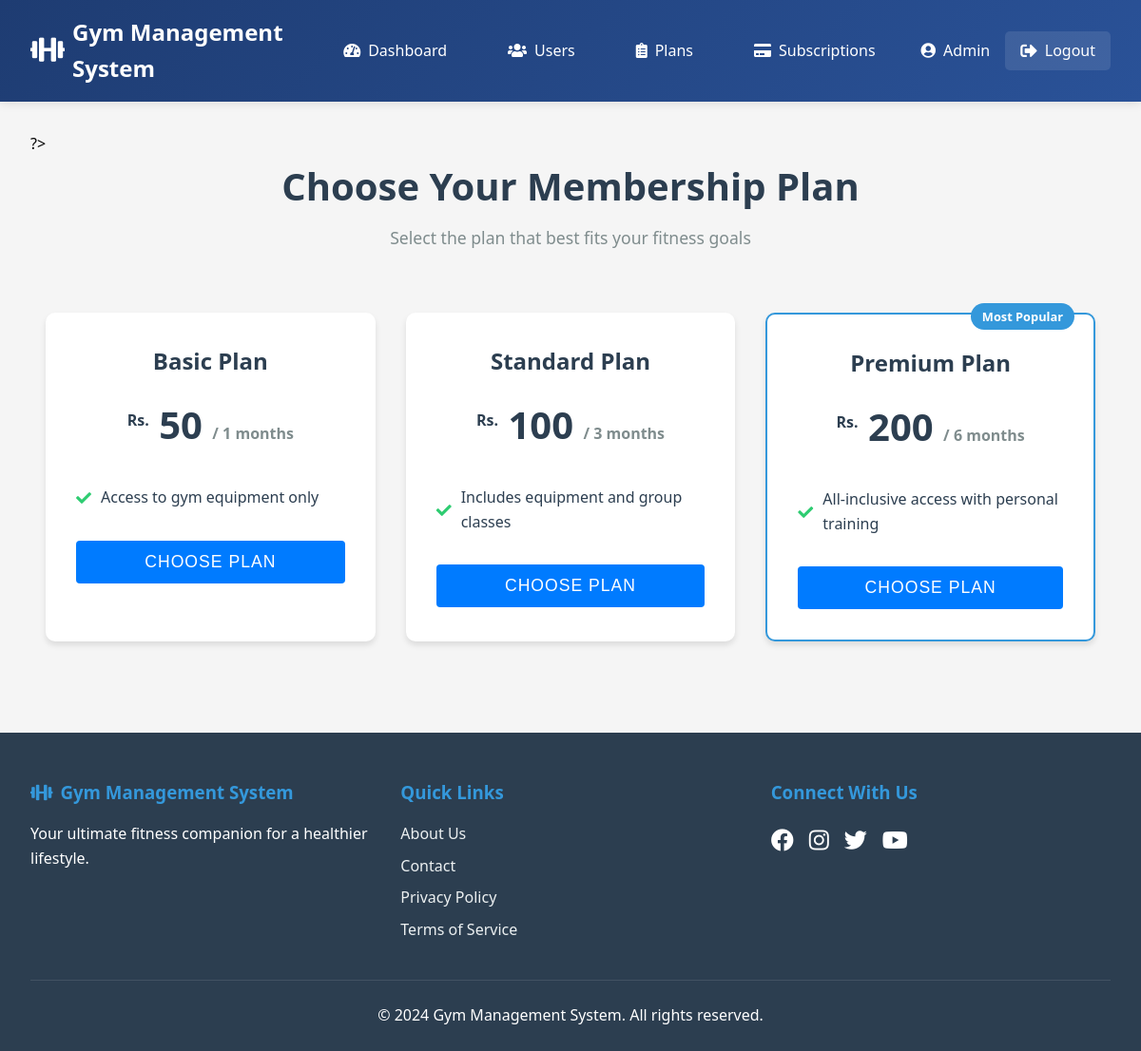
Screenshot of /user/membership.php (signed in) with the database file from the repository.
### tables this page shows
CREATE TABLE gym_plans (
    plan_id INT AUTO_INCREMENT PRIMARY KEY,
    plan_name VARCHAR(100) NOT NULL,
    plan_description TEXT,
    plan_price DECIMAL(10, 2) NOT NULL,
    plan_duration INT NOT NULL  
);

### user/membership.php (the view, shortened to what this page needs)
<?php
require_once '../includes/header.php';
$user_id = $_SESSION['user_id'];
$plans_sql = "SELECT * FROM gym_plans ORDER BY plan_price ASC";
$plans_result = mysqli_query($con, $plans_sql);
$subscription_sql = "SELECT s.*, g.plan_name, g.plan_duration
                    FROM subscriptions s
                    JOIN gym_plans g ON s.plan_id = g.plan_id
                    WHERE s.user_id = ? AND s.payment_status = 'Approved'
                    AND s.subscription_date <= NOW()
                    AND DATE_ADD(s.subscription_date, INTERVAL g.plan_duration MONTH) > NOW()";
$stmt = mysqli_prepare($con, $subscription_sql);
mysqli_stmt_bind_param($stmt, "i", $user_id);
mysqli_stmt_execute($stmt);
$current_subscription = mysqli_stmt_get_result($stmt)->fetch_assoc();
?>
<div class="container">
    <div class="membership-header">
        <h1>Choose Your Membership Plan</h1>
        <p class="subtitle">Select the plan that best fits your fitness goals</p>
    </div>
    <div class="membership-grid">
        <?php while ($plan = mysqli_fetch_assoc($plans_result)): ?>
        <div class="plan-card <?php echo $plan['plan_name'] === 'Premium Plan' ? 'featured' : ''; ?>">
            <?php if ($plan['plan_name'] === 'Premium Plan'): ?>
            <div class="featured-badge">Most Popular</div>
            <?php endif; ?>
            <div class="plan-header">
                <h3><?php echo htmlspecialchars($plan['plan_name']); ?></h3>
                <div class="plan-price">
                    <span class="currency">Rs.</span>
                    <span class="amount"><?php echo number_format($plan['plan_price']); ?></span>
                    <span class="duration">/ <?php echo $plan['plan_duration']; ?> months</span>
                </div>
            </div>
            <div class="plan-features">
                <?php
                $features = explode("\n", $plan['plan_description']);
                foreach ($features as $feature):
                ?>
                <div class="feature-item">
                    <i class="fas fa-check"></i>
                    <span><?php echo htmlspecialchars(trim($feature)); ?></span>
                </div>
                <?php endforeach; ?>
            </div>
            <form method="POST" class="plan-action">
                <button type="submit" class="btn btn-primary <?php echo $current_subscription ? 'disabled' : ''; ?>"
                        <?php echo $current_subscription ? 'disabled' : ''; ?>>
                    <?php echo $current_subscription ? 'Already Subscribed' : 'Choose Plan'; ?>
                </button>
            </form>
        </div>
        <?php endwhile; ?>
    </div>
</div>
<link rel="stylesheet" href="https://cdnjs.cloudflare.com/ajax/libs/font-awesome/5.15.4/css/all.min.css">
<?php require_once '../includes/footer.php'; ?>

### includes/header.php (shortened to what this page needs)
<!DOCTYPE html>
<html lang="en">
<head>
    <link rel="stylesheet" href="https://cdnjs.cloudflare.com/ajax/libs/font-awesome/6.0.0/css/all.min.css">
    <link rel="stylesheet" href="<?php echo SITE_URL; ?>/assets/css/style.css">
    <link rel="stylesheet" href="<?php echo SITE_URL; ?>/assets/css/auth.css">
    <?php if (isset($_SESSION['role']) && $_SESSION['role'] === 'admin'): ?>
        <link rel="stylesheet" href="<?php echo SITE_URL; ?>/assets/css/admin.css">
    <?php else: ?>
        <link rel="stylesheet" href="<?php echo SITE_URL; ?>/assets/css/user.css">
    <?php endif; ?>
</head>
<body>
    <header class="main-header <?php echo isset($_SESSION['role']) && $_SESSION['role'] === 'admin' ? 'admin-header' : 'user-header'; ?>">
        <div class="header-container">
            <div class="logo">
                <a href="<?php echo SITE_URL; ?>">
                    <i class="fas fa-dumbbell"></i>
                    <span><?php echo SITE_NAME; ?></span>
                </a>
            </div>
            <nav class="main-nav">
                <?php if (isset($_SESSION['role']) && $_SESSION['role'] === 'admin'): ?>
                    <a href="<?php echo SITE_URL; ?>/admin/dashboard.php">
                        <i class="fas fa-tachometer-alt"></i> Dashboard
                    </a>
                    <a href="<?php echo SITE_URL; ?>/admin/manage_users.php">
                        <i class="fas fa-users"></i> Users
                    </a>
                    <a href="<?php echo SITE_URL; ?>/admin/manage_plans.php">
                        <i class="fas fa-clipboard-list"></i> Plans
                    </a>
                    <a href="<?php echo SITE_URL; ?>/admin/manage_subscriptions.php">
                        <i class="fas fa-credit-card"></i> Subscriptions
                    </a>
                <?php endif; ?>
            </nav>
            <?php if (isset($_SESSION['user_id'])): ?>
            <div class="user-menu">
                <div class="user-info">
                    <span class="user-name">
                        <i class="fas fa-user-circle"></i>
                        <?php echo isset($_SESSION['full_name']) ? htmlspecialchars($_SESSION['full_name']) : ''; ?>
                    </span>
                    <a href="<?php echo SITE_URL; ?>/auth/logout.php" class="logout-btn">
                        <i class="fas fa-sign-out-alt"></i> Logout
                    </a>
                </div>
            </div>
            <?php endif; ?>
        </div>
    </header>
    <div class="main-content">
</body>
</html>

### includes/footer.php (shortened to what this page needs)
    <footer class="main-footer">
        <div class="footer-container">
            <div class="footer-content">
                <div class="footer-section">
                    <h3><i class="fas fa-dumbbell"></i> <?php echo SITE_NAME; ?></h3>
                    <p>Your ultimate fitness companion for a healthier lifestyle.</p>
                </div>
                <div class="footer-section">
                    <h3>Quick Links</h3>
                    <ul>
                        <li><a href="<?php echo SITE_URL; ?>/about.php">About Us</a></li>
                        <li><a href="<?php echo SITE_URL; ?>/contact.php">Contact</a></li>
                        <li><a href="<?php echo SITE_URL; ?>/privacy.php">Privacy Policy</a></li>
                        <li><a href="<?php echo SITE_URL; ?>/terms.php">Terms of Service</a></li>
                    </ul>
                </div>
                <div class="footer-section">
                    <h3>Connect With Us</h3>
                    <div class="social-links">
                        <a href="#"><i class="fab fa-facebook"></i></a>
                        <a href="#"><i class="fab fa-instagram"></i></a>
                        <a href="#"><i class="fab fa-twitter"></i></a>
                        <a href="#"><i class="fab fa-youtube"></i></a>
                    </div>
                </div>
            </div>
            <div class="footer-bottom">
                <p>&copy; <?php echo date('Y'); ?> <?php echo SITE_NAME; ?>. All rights reserved.</p>
            </div>
        </div>
    </footer>
</body>
</html>

### assets/css/style.css (style rules this page uses)
* { margin: 0; padding: 0; box-sizing: border-box; }
body { font-family: 'Segoe UI', Tahoma, Geneva, Verdana, sans-serif; line-height: 1.6; background-color: #f5f5f5; min-height: 100vh; display: flex; flex-direction: column; }
.main-header { background: linear-gradient(135deg, #1e3c72 0%, #2a5298 100%); padding: 1rem 0; position: sticky; top: 0; z-index: 1000; box-shadow: 0 2px 10px rgba(0,0,0,0.1); }
.header-container { width: 100%; max-width: 1400px; margin: 0 auto; padding: 0 2rem; display: flex; justify-content: space-between; align-items: center; }
.logo a { display: flex; align-items: center; color: white; text-decoration: none; font-size: 1.5rem; font-weight: bold; }
.logo i { margin-right: 0.5rem; font-size: 1.8rem; }
.main-nav { display: flex; gap: 2rem; margin: 0 2rem; }
.main-nav a { color: white; text-decoration: none; display: flex; align-items: center; gap: 0.5rem; padding: 0.5rem 1rem; border-radius: 5px; transition: all 0.3s ease; }
.user-menu { color: white; }
.user-info { display: flex; align-items: center; gap: 1rem; }
.user-name { display: flex; align-items: center; gap: 0.5rem; }
.logout-btn { color: white; text-decoration: none; padding: 0.5rem 1rem; border-radius: 5px; background: rgba(255,255,255,0.1); transition: all 0.3s ease; display: inline-flex; align-items: center; gap: 0.5rem; }
.logout-btn i { font-size: 1.1rem; }
.main-content { flex: 1; width: 100%; max-width: 1400px; margin: 0 auto; padding: 2rem; }
.btn { display: inline-block; padding: 8px 16px; border: none; border-radius: 4px; cursor: pointer; }
.btn-primary { background-color: #007bff; color: white; }
.main-footer { background: #2c3e50; color: white; padding: 3rem 0 0; margin-top: 3rem; }
.footer-container { max-width: 1400px; margin: 0 auto; padding: 0 2rem; }
.footer-content { display: grid; grid-template-columns: repeat(auto-fit, minmax(250px, 1fr)); gap: 2rem; margin-bottom: 2rem; }
.footer-section h3 { color: #3498db; margin-bottom: 1rem; display: flex; align-items: center; gap: 0.5rem; }
.footer-section ul { list-style: none; padding: 0; }
.footer-section ul li { margin-bottom: 0.5rem; }
.footer-section a { color: #ecf0f1; text-decoration: none; transition: color 0.3s ease; }
.social-links { display: flex; gap: 1rem; }
.social-links a { color: white; font-size: 1.5rem; transition: all 0.3s ease; }
.footer-bottom { border-top: 1px solid rgba(255,255,255,0.1); padding: 1.5rem 0; text-align: center; }

### assets/css/admin.css (style rules this page uses)
.admin-header { background-color: #343a40; color: white; padding: 15px 0; }

### user/membership.php (style rules this page uses)
.membership-header { text-align: center; margin-bottom: 3rem; }
.membership-header h1 { font-size: 2.5rem; color: #2c3e50; margin-bottom: 0.5rem; }
.subtitle { color: #7f8c8d; font-size: 1.1rem; }
.membership-grid { display: grid; grid-template-columns: repeat(auto-fit, minmax(300px, 1fr)); gap: 2rem; padding: 1rem; }
.plan-card { background: white; border-radius: 10px; padding: 2rem; position: relative; transition: transform 0.3s ease; box-shadow: 0 4px 6px rgba(0, 0, 0, 0.1); }
.plan-card.featured { border: 2px solid #3498db; }
.featured-badge { position: absolute; top: -12px; right: 20px; background: #3498db; color: white; padding: 4px 12px; border-radius: 20px; font-size: 0.8rem; font-weight: bold; }
.plan-header { text-align: center; margin-bottom: 2rem; }
.plan-header h3 { color: #2c3e50; font-size: 1.5rem; margin-bottom: 1rem; }
.plan-price { font-size: 2.5rem; color: #2c3e50; font-weight: bold; }
.currency { font-size: 1rem; vertical-align: super; }
.duration { font-size: 1rem; color: #7f8c8d; }
.plan-features { margin: 2rem 0; }
.feature-item { display: flex; align-items: center; margin-bottom: 1rem; color: #2c3e50; }
.feature-item i { color: #2ecc71; margin-right: 10px; }
.plan-action { text-align: center; }
.plan-action .btn { width: 100%; padding: 12px; font-size: 1.1rem; text-transform: uppercase; letter-spacing: 1px; }

### rows the page displays
gym_plans: plan_name "Basic Plan", plan_price "50", plan_duration "1", plan_description "Access to gym equipment only"
gym_plans: plan_name "Standard Plan", plan_price "100", plan_duration "3", plan_description "Includes equipment and group classes"
gym_plans: shows "Most Popular", plan_name "Premium Plan", plan_price "200", plan_duration "6", plan_description "All-inclusive access with personal training"

### other values shown
SITE_NAME "Gym Management System"
$_SESSION['full_name'] "Admin"
